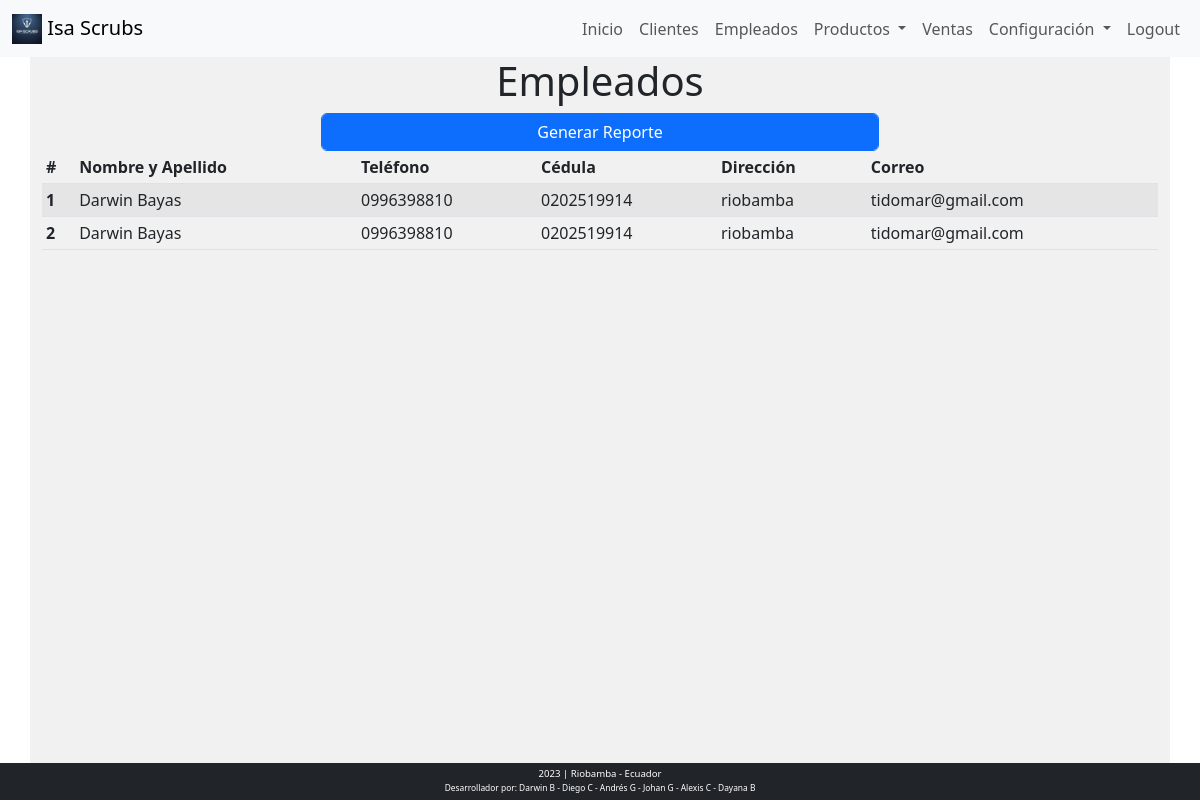
Page /empleados (signed in) on the committed database.
### tables this page shows
CREATE TABLE `personal` (
  `Cedula` varchar(10) NOT NULL,
  `Id_Persona` int(3) NOT NULL
);

CREATE TABLE `persona` (
  `Id_Persona` int(3) NOT NULL,
  `Nombre` varchar(256) NOT NULL,
  `Apellido` varchar(256) NOT NULL,
  `Telefono_persona` varchar(10) NOT NULL,
  `Direccion` varchar(256) NOT NULL,
  `Correo` varchar(256) NOT NULL,
  `User_Name` varchar(256) NOT NULL,
  `Password` varchar(256) NOT NULL,
  `Eliminado` varchar(2) NOT NULL,
  `Id_Ciudad` int(3) NOT NULL,
  `tipo_persona` varchar(50) NOT NULL COMMENT 'personal y clientes'
);

### public/index.php (called while the page is built, shortened)
<?php
require_once("../controller/controlador.php");
?>

### view/empleados.php (the view, shortened to what this page needs)
<?php
require_once("../config/conexion.php");
$sql = "SELECT * from persona as a join personal as b on a.Id_Persona=b.Id_Persona where a.tipo_persona='personal' and a.Eliminado='no' ";
$res = mysqli_query($conexion, $sql);
$datos = array();
while ($fila = mysqli_fetch_assoc($res)) {
    $datos[] = $fila;
}
?>
<div class="row text-center">
    <div class="col">
        <h1>Empleados</h1>
    </div>
</div>
<div class="row text-center">
    <div class="col-md-12">
        <a href="/empleados_reporte" class="btn btn-primary form-control w-50">Generar Reporte</a>
    </div>
</div>
<div class="row">
    <div class="col">
        <table class="table table-striped table-hover table-responsive-sm table-sm align-middle ">
            <thead>
                <tr>
                    <th scope="col">#</th>
                    <th scope="col">Nombre y Apellido</th>
                    <th scope="col">Teléfono</th>
                    <th scope="col">Cédula</th>
                    <th scope="col">Dirección</th>
                    <th scope="col">Correo</th>
              </tr>
            </thead>
            <tbody>
                <?php foreach ($datos as $key => $fila) { ?>
                    <tr>
                        <th scope="row"><?= $key + 1 ?></th>
                        <td><?= $fila['Nombre'] ?> <?= $fila['Apellido'] ?></td>
                        <td><?= $fila['Telefono_persona'] ?> </td>
                        <td><?= $fila['Cedula'] ?></td>
                        <td><?= $fila['Direccion'] ?></td>
                        <td><?= $fila['Correo'] ?></td>
                    </tr>
                <?php } ?>
            </tbody>
        </table>
    </div>
</div>

### public/css/estilos.css (style rules this page uses)
* { margin: 0; padding: 0; box-sizing: border-box; }
body { background-color: white; }

### rows in the picture
personal: Id_Persona.Nombre "Darwin", Id_Persona.Apellido "Bayas", Id_Persona.Telefono_persona "0996398810", Cedula "0202519914", Id_Persona.Direccion "riobamba", Id_Persona.Correo "tidomar@gmail.com"
personal: Id_Persona.Nombre "Darwin", Id_Persona.Apellido "Bayas", Id_Persona.Telefono_persona "0996398810", Cedula "0202519914", Id_Persona.Direccion "riobamba", Id_Persona.Correo "tidomar@gmail.com"
